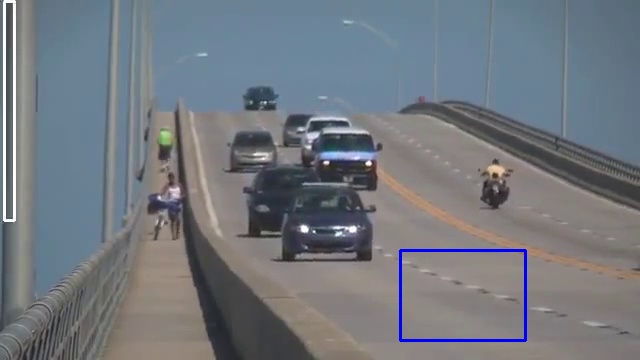
#> input picture ÿ.jpg, 640 x 360 px, given in place of the camera
$ python movement.py   (older library calls are emulated)
#> lines starting #> are read from the running program, lines starting #| are printed output that depends on the picture; after the words box and inside, x2 and y2 are one past the last pixel; in counts of white or black regions, pixels touching at a corner belong together
# import the necessary packages
from collections import deque
import imutils
from imutils.video import VideoStream
import numpy as np
import argparse
import cv2
import time

# construct the argument parse and parse the arguments
ap = argparse.ArgumentParser()
ap.add_argument("-v", "--video",
	help="path to the (optional) video file")
ap.add_argument("-b", "--buffer", type=int, default=32,
	help="max buffer size")
args = vars(ap.parse_args())


# define the lower and upper boundaries of the "green"
# ball in the HSV color space
greenLower = (29, 86, 6)
greenUpper = (64, 255, 255)

# initialize the list of tracked points, the frame counter,
# and the coordinate deltas
pts = deque(maxlen=args["buffer"])
counter = 0
(dX, dY) = (0, 0)
direction = ""

# if a video path was not supplied, grab the reference
# to the webcam
if not args.get("video", False):
	vs = VideoStream(src=0).start()

# otherwise, grab a reference to the video file
else:
	vs = cv2.VideoCapture(args["video"])

# allow the camera or video file to warm up
time.sleep(2.0)


# keep looping
while True:
	# grab the current frame
	frame = vs.read()
#> frame is the input picture: shape (360, 640, 3); mean B, G, R 127.1, 120, 114.8

	# handle the frame from VideoCapture or VideoStream
	frame = frame[1] if args.get("video", False) else frame

	# if we are viewing a video and we did not grab a frame,
	# then we have reached the end of the video
	if frame is None:
		break

	# resize the frame, blur it, and convert it to the HSV
	# color space
	frame = imutils.resize(frame, width=600)
#> frame: shape (337, 600, 3)
	blurred = cv2.GaussianBlur(frame, (11, 11), 0)
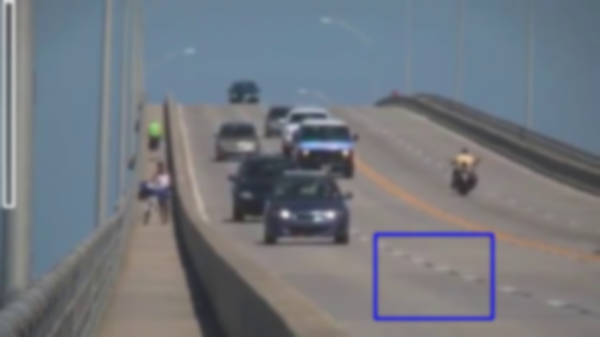
#> blurred: shape (337, 600, 3); mean B, G, R 127.1, 120, 114.8
	hsv = cv2.cvtColor(blurred, cv2.COLOR_BGR2HSV)
#> hsv: shape (337, 600, 3); mean H, S, V 71.3, 41.2, 132.1

	# construct a mask for the color "green", then perform
	# a series of dilations and erosions to remove any small
	# blobs left in the mask
	mask = cv2.inRange(hsv, greenLower, greenUpper)
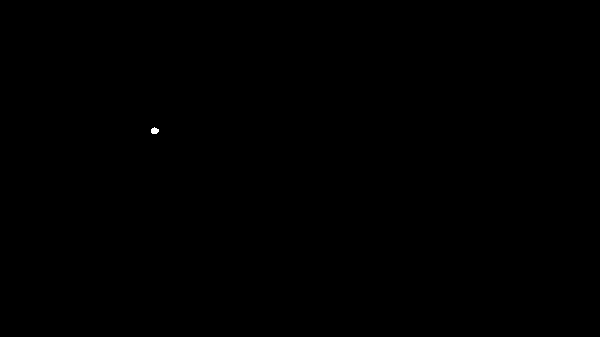
#> mask: shape (337, 600); 0.02% white; 1 white region, box (x1, y1, x2, y2) and area: (151, 127, 159, 134) 42
	mask = cv2.erode(mask, None, iterations=2)
#> mask: shape (337, 600); 0% white in thin lines or dots, all inside (x1, y1, x2, y2) = (154, 130, 155, 132)
	mask = cv2.dilate(mask, None, iterations=2)
#> mask: shape (337, 600); 0.01% white; 1 white region

	# find contours in the mask and initialize the current
	# (x, y) center of the ball
	cnts = cv2.findContours(mask.copy(), cv2.RETR_EXTERNAL,
		cv2.CHAIN_APPROX_SIMPLE)
#> cnts = 1 contour; box (x1, y1, x2, y2) and area: (152, 128, 157, 134) 20
	cnts = cnts[0] if imutils.is_cv2() else cnts[1]
#> cnts = [[[152, 128], [152, 133], [156, 133], [156, 128]]]
	center = None


    # only proceed if at least one contour was found
	if len(cnts) > 0:
		# find the largest contour in the mask, then use
		# it to compute the minimum enclosing circle and
		# centroid
		c = max(cnts, key=cv2.contourArea)
#> c = [[152, 128], [152, 133], [156, 133], [156, 128]]
		((x, y), radius) = cv2.minEnclosingCircle(c)
#> x = 154; y = 130.5; radius = 3.2
		M = cv2.moments(c)
#> M = moments, m00 20, centre m10/m00, m01/m00 = (154, 130.5)
		center = (int(M["m10"] / M["m00"]), int(M["m01"] / M["m00"]))
#> center = (154, 130)

		# only proceed if the radius meets a minimum size
		if radius > 10:
			# draw the circle and centroid on the frame,
			# then update the list of tracked points
			cv2.circle(frame, (int(x), int(y)), int(radius),
				(0, 255, 255), 2)
			cv2.circle(frame, center, 5, (0, 0, 255), -1)
			pts.appendleft(center)


            # loop over the set of tracked points
	for i in np.arange(1, len(pts)):
		# if either of the tracked points are None, ignore
		# them
		if pts[i - 1] is None or pts[i] is None:
			continue

		# check to see if enough points have been accumulated in
		# the buffer
		if counter >= 10 and i == 1 and pts[-10] is not None:
			# compute the difference between the x and y
			# coordinates and re-initialize the direction
			# text variables
			dX = pts[-10][0] - pts[i][0]
			dY = pts[-10][1] - pts[i][1]
			(dirX, dirY) = ("", "")

			# ensure there is significant movement in the
			# x-direction
			if np.abs(dX) > 20:
				dirX = "East" if np.sign(dX) == 1 else "West"

			# ensure there is significant movement in the
			# y-direction
			if np.abs(dY) > 20:
				dirY = "North" if np.sign(dY) == 1 else "South"

			# handle when both directions are non-empty
			if dirX != "" and dirY != "":
				direction = "{}-{}".format(dirY, dirX)

			# otherwise, only one direction is non-empty
			else:
				direction = dirX if dirX != "" else dirY


                # otherwise, compute the thickness of the line and
		# draw the connecting lines
		thickness = int(np.sqrt(args["buffer"] / float(i + 1)) * 2.5)
		cv2.line(frame, pts[i - 1], pts[i], (0, 0, 255), thickness)

	# show the movement deltas and the direction of movement on
	# the frame
	cv2.putText(frame, direction, (10, 30), cv2.FONT_HERSHEY_SIMPLEX,
		0.65, (0, 0, 255), 3)
	cv2.putText(frame, "dx: {}, dy: {}".format(dX, dY),
		(10, frame.shape[0] - 10), cv2.FONT_HERSHEY_SIMPLEX,
		0.35, (0, 0, 255), 1)
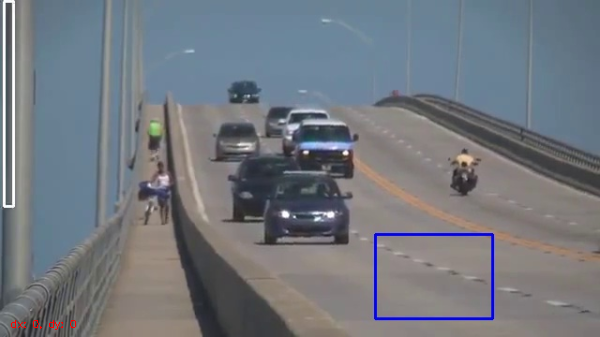
#> frame: shape (337, 600, 3); mean B, G, R 127, 119.9, 114.9

	# show the frame to our screen and increment the frame counter
	cv2.imshow("Frame", frame)
	key = cv2.waitKey(1) & 0xFF
#> (key q is pressed here)
	counter += 1

	# if the 'q' key is pressed, stop the loop
	if key == ord("q"):
		break

# if we are not using a video file, stop the camera video stream
if not args.get("video", False):
	vs.stop()

# otherwise, release the camera
else:
	vs.release()

# close all windows
cv2.destroyAllWindows()
